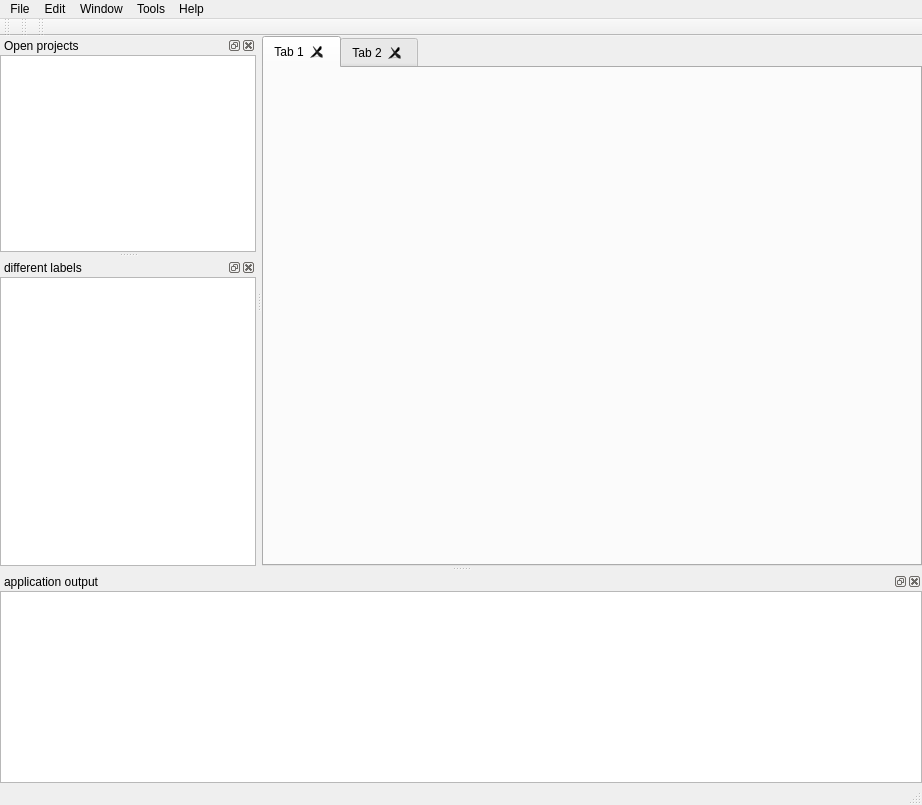
<?xml version="1.0" encoding="UTF-8"?>
<ui version="4.0">
 <class>MDImain</class>
 <widget class="QMainWindow" name="MDImain">
  <property name="geometry">
   <rect>
    <x>0</x>
    <y>0</y>
    <width>922</width>
    <height>805</height>
   </rect>
  </property>
  <property name="sizePolicy">
   <sizepolicy hsizetype="Expanding" vsizetype="Expanding">
    <horstretch>0</horstretch>
    <verstretch>0</verstretch>
   </sizepolicy>
  </property>
  <property name="windowTitle">
   <string>HEXplorer</string>
  </property>
  <property name="windowIcon">
   <iconset resource="../icones.qrc">
    <normaloff>:/icones/space_shuttle.ico</normaloff>:/icones/space_shuttle.ico</iconset>
  </property>
  <property name="iconSize">
   <size>
    <width>50</width>
    <height>50</height>
   </size>
  </property>
  <widget class="QWidget" name="centralwidget">
   <layout class="QVBoxLayout" name="verticalLayout_2">
    <property name="leftMargin">
     <number>0</number>
    </property>
    <property name="topMargin">
     <number>0</number>
    </property>
    <property name="rightMargin">
     <number>0</number>
    </property>
    <property name="bottomMargin">
     <number>0</number>
    </property>
    <item>
     <widget class="CTabWidget" name="tabWidget">
      <property name="maximumSize">
       <size>
        <width>16777215</width>
        <height>16777215</height>
       </size>
      </property>
      <property name="acceptDrops">
       <bool>true</bool>
      </property>
      <property name="currentIndex">
       <number>0</number>
      </property>
      <property name="tabsClosable">
       <bool>true</bool>
      </property>
      <property name="movable">
       <bool>true</bool>
      </property>
      <property name="tabBarAutoHide">
       <bool>false</bool>
      </property>
      <widget class="QWidget" name="tab">
       <attribute name="title">
        <string>Tab 1</string>
       </attribute>
      </widget>
      <widget class="QWidget" name="tab_2">
       <attribute name="title">
        <string>Tab 2</string>
       </attribute>
      </widget>
     </widget>
    </item>
   </layout>
  </widget>
  <widget class="QMenuBar" name="menubar">
   <property name="geometry">
    <rect>
     <x>0</x>
     <y>0</y>
     <width>922</width>
     <height>17</height>
    </rect>
   </property>
   <property name="defaultUp">
    <bool>false</bool>
   </property>
   <widget class="QMenu" name="menuFile">
    <property name="title">
     <string>File</string>
    </property>
    <widget class="QMenu" name="menuRecent_Files">
     <property name="title">
      <string>Recent projects</string>
     </property>
    </widget>
    <addaction name="actionOpen_Working_Directory"/>
    <addaction name="actionClose_Working_Directory"/>
    <addaction name="separator"/>
    <addaction name="actionNewA2lProject"/>
    <addaction name="menuRecent_Files"/>
    <addaction name="separator"/>
    <addaction name="actionLoad_DB"/>
    <addaction name="separator"/>
    <addaction name="actionCheck_for_updates"/>
    <addaction name="separator"/>
    <addaction name="actiondark_theme"/>
    <addaction name="actionback_to_the_white_side_of_the_moon"/>
    <addaction name="separator"/>
    <addaction name="actionExit"/>
   </widget>
   <widget class="QMenu" name="menuHelp">
    <property name="title">
     <string>Help</string>
    </property>
    <addaction name="actionAbout"/>
   </widget>
   <widget class="QMenu" name="menuWindow">
    <property name="title">
     <string>Window</string>
    </property>
    <addaction name="separator"/>
   </widget>
   <widget class="QMenu" name="menuEdit">
    <property name="title">
     <string>Edit</string>
    </property>
    <addaction name="actionSettings"/>
   </widget>
   <widget class="QMenu" name="menuTools">
    <property name="title">
     <string>Tools</string>
    </property>
    <addaction name="actionCompare_dataset"/>
   </widget>
   <addaction name="menuFile"/>
   <addaction name="menuEdit"/>
   <addaction name="menuWindow"/>
   <addaction name="menuTools"/>
   <addaction name="menuHelp"/>
  </widget>
  <widget class="QDockWidget" name="outputListWidget">
   <property name="sizePolicy">
    <sizepolicy hsizetype="Preferred" vsizetype="Expanding">
     <horstretch>0</horstretch>
     <verstretch>0</verstretch>
    </sizepolicy>
   </property>
   <property name="minimumSize">
    <size>
     <width>922</width>
     <height>150</height>
    </size>
   </property>
   <property name="maximumSize">
    <size>
     <width>524287</width>
     <height>500</height>
    </size>
   </property>
   <property name="styleSheet">
    <string notr="true"/>
   </property>
   <property name="allowedAreas">
    <set>Qt::BottomDockWidgetArea</set>
   </property>
   <property name="windowTitle">
    <string>application output</string>
   </property>
   <attribute name="dockWidgetArea">
    <number>8</number>
   </attribute>
   <widget class="QWidget" name="dockWidgetContents_7">
    <layout class="QVBoxLayout" name="verticalLayout">
     <property name="leftMargin">
      <number>0</number>
     </property>
     <property name="topMargin">
      <number>0</number>
     </property>
     <property name="rightMargin">
      <number>0</number>
     </property>
     <property name="bottomMargin">
      <number>0</number>
     </property>
     <item>
      <widget class="QListWidget" name="listWidget">
       <property name="sizePolicy">
        <sizepolicy hsizetype="Expanding" vsizetype="Expanding">
         <horstretch>0</horstretch>
         <verstretch>0</verstretch>
        </sizepolicy>
       </property>
       <property name="minimumSize">
        <size>
         <width>0</width>
         <height>0</height>
        </size>
       </property>
       <property name="maximumSize">
        <size>
         <width>16777215</width>
         <height>480</height>
        </size>
       </property>
      </widget>
     </item>
    </layout>
   </widget>
  </widget>
  <widget class="QDockWidget" name="projectTreeView">
   <property name="sizePolicy">
    <sizepolicy hsizetype="Preferred" vsizetype="Preferred">
     <horstretch>0</horstretch>
     <verstretch>0</verstretch>
    </sizepolicy>
   </property>
   <property name="baseSize">
    <size>
     <width>0</width>
     <height>0</height>
    </size>
   </property>
   <property name="windowTitle">
    <string>Open projects</string>
   </property>
   <attribute name="dockWidgetArea">
    <number>1</number>
   </attribute>
   <widget class="QWidget" name="dockWidgetContents_3">
    <property name="minimumSize">
     <size>
      <width>150</width>
      <height>0</height>
     </size>
    </property>
    <layout class="QVBoxLayout" name="verticalLayout_4">
     <property name="spacing">
      <number>2</number>
     </property>
     <property name="leftMargin">
      <number>0</number>
     </property>
     <property name="topMargin">
      <number>0</number>
     </property>
     <property name="rightMargin">
      <number>0</number>
     </property>
     <property name="bottomMargin">
      <number>0</number>
     </property>
     <item>
      <widget class="QTreeView" name="treeView">
       <property name="editTriggers">
        <set>QAbstractItemView::NoEditTriggers</set>
       </property>
       <property name="tabKeyNavigation">
        <bool>true</bool>
       </property>
       <property name="dragEnabled">
        <bool>false</bool>
       </property>
       <property name="dragDropMode">
        <enum>QAbstractItemView::NoDragDrop</enum>
       </property>
       <property name="sortingEnabled">
        <bool>false</bool>
       </property>
       <property name="animated">
        <bool>false</bool>
       </property>
      </widget>
     </item>
    </layout>
   </widget>
  </widget>
  <widget class="QDockWidget" name="Differentlabels_Dock">
   <property name="enabled">
    <bool>true</bool>
   </property>
   <property name="sizePolicy">
    <sizepolicy hsizetype="Preferred" vsizetype="Minimum">
     <horstretch>0</horstretch>
     <verstretch>0</verstretch>
    </sizepolicy>
   </property>
   <property name="minimumSize">
    <size>
     <width>150</width>
     <height>300</height>
    </size>
   </property>
   <property name="windowTitle">
    <string>different labels</string>
   </property>
   <attribute name="dockWidgetArea">
    <number>1</number>
   </attribute>
   <widget class="QWidget" name="dockWidgetContents">
    <property name="sizePolicy">
     <sizepolicy hsizetype="Preferred" vsizetype="Preferred">
      <horstretch>0</horstretch>
      <verstretch>0</verstretch>
     </sizepolicy>
    </property>
    <layout class="QVBoxLayout" name="verticalLayout_5">
     <property name="leftMargin">
      <number>0</number>
     </property>
     <property name="topMargin">
      <number>0</number>
     </property>
     <property name="rightMargin">
      <number>0</number>
     </property>
     <property name="bottomMargin">
      <number>0</number>
     </property>
     <item>
      <layout class="QVBoxLayout" name="verticalLayout_3">
       <item>
        <widget class="QTreeView" name="treeView_2"/>
       </item>
      </layout>
     </item>
    </layout>
   </widget>
  </widget>
  <widget class="QToolBar" name="toolBar_a2l">
   <property name="windowTitle">
    <string>A2L toolbar</string>
   </property>
   <property name="iconSize">
    <size>
     <width>25</width>
     <height>25</height>
    </size>
   </property>
   <attribute name="toolBarArea">
    <enum>TopToolBarArea</enum>
   </attribute>
   <attribute name="toolBarBreak">
    <bool>false</bool>
   </attribute>
  </widget>
  <widget class="QToolBar" name="toolBar_data">
   <property name="windowTitle">
    <string>HEX toolbar</string>
   </property>
   <property name="iconSize">
    <size>
     <width>25</width>
     <height>25</height>
    </size>
   </property>
   <attribute name="toolBarArea">
    <enum>TopToolBarArea</enum>
   </attribute>
   <attribute name="toolBarBreak">
    <bool>false</bool>
   </attribute>
  </widget>
  <widget class="QStatusBar" name="statusBar"/>
  <widget class="QToolBar" name="toolBar_WD">
   <property name="windowTitle">
    <string>toolBar</string>
   </property>
   <property name="iconSize">
    <size>
     <width>25</width>
     <height>25</height>
    </size>
   </property>
   <attribute name="toolBarArea">
    <enum>TopToolBarArea</enum>
   </attribute>
   <attribute name="toolBarBreak">
    <bool>false</bool>
   </attribute>
  </widget>
  <action name="actionExit">
   <property name="icon">
    <iconset resource="../icones.qrc">
     <normaloff>:/icones/exit2.png</normaloff>:/icones/exit2.png</iconset>
   </property>
   <property name="text">
    <string>exit</string>
   </property>
  </action>
  <action name="actionNewA2lProject">
   <property name="icon">
    <iconset resource="../icones.qrc">
     <normaloff>:/icones/milky_cartable.png</normaloff>:/icones/milky_cartable.png</iconset>
   </property>
   <property name="text">
    <string>open project (A2L)</string>
   </property>
  </action>
  <action name="actionFind">
   <property name="icon">
    <iconset resource="../icones.qrc">
     <normaloff>:/icones/milky_find.png</normaloff>:/icones/milky_find.png</iconset>
   </property>
   <property name="text">
    <string>Find</string>
   </property>
   <property name="shortcut">
    <string>Ctrl+F</string>
   </property>
  </action>
  <action name="actionGenerateHexFile">
   <property name="icon">
    <iconset resource="../icones.qrc">
     <normaloff>:/icones/milky_save.png</normaloff>:/icones/milky_save.png</iconset>
   </property>
   <property name="text">
    <string>save Hex</string>
   </property>
   <property name="toolTip">
    <string>Save hex</string>
   </property>
  </action>
  <action name="actionCompareHex">
   <property name="icon">
    <iconset resource="../icones.qrc">
     <normaloff>:/icones/milky_stereoAvanceRapide.png</normaloff>:/icones/milky_stereoAvanceRapide.png</iconset>
   </property>
   <property name="text">
    <string>compare</string>
   </property>
   <property name="toolTip">
    <string>Compare</string>
   </property>
  </action>
  <action name="actionAbout">
   <property name="icon">
    <iconset resource="../icones.qrc">
     <normaloff>:/icones/milky_info.png</normaloff>:/icones/milky_info.png</iconset>
   </property>
   <property name="text">
    <string>About</string>
   </property>
  </action>
  <action name="actionCreate_database">
   <property name="icon">
    <iconset>
     <normaloff>:/icones/RootIcon.ico</normaloff>:/icones/RootIcon.ico</iconset>
   </property>
   <property name="text">
    <string>Open session</string>
   </property>
  </action>
  <action name="actionCompare_dataset">
   <property name="icon">
    <iconset resource="../icones.qrc">
     <normaloff>:/icones/milky_loopHex.png</normaloff>:/icones/milky_loopHex.png</iconset>
   </property>
   <property name="text">
    <string>quicklook</string>
   </property>
   <property name="toolTip">
    <string>Quicklook</string>
   </property>
  </action>
  <action name="actionChooseLabels">
   <property name="icon">
    <iconset>
     <normaloff>:/icones/find.png</normaloff>:/icones/find.png</iconset>
   </property>
   <property name="text">
    <string>ChooseLabels</string>
   </property>
   <property name="toolTip">
    <string>Choose labels</string>
   </property>
  </action>
  <action name="actionSave_session">
   <property name="icon">
    <iconset>
     <normaloff>:/icones/RootIcon.ico</normaloff>:/icones/RootIcon.ico</iconset>
   </property>
   <property name="text">
    <string>save session</string>
   </property>
   <property name="toolTip">
    <string>Save session</string>
   </property>
  </action>
  <action name="actionCheck_for_updates">
   <property name="enabled">
    <bool>true</bool>
   </property>
   <property name="icon">
    <iconset resource="../icones.qrc">
     <normaloff>:/icones/update.png</normaloff>:/icones/update.png</iconset>
   </property>
   <property name="text">
    <string>Check for updates</string>
   </property>
  </action>
  <action name="actionSettings">
   <property name="icon">
    <iconset resource="../icones.qrc">
     <normaloff>:/icones/milky_outils.png</normaloff>:/icones/milky_outils.png</iconset>
   </property>
   <property name="text">
    <string>Settings</string>
   </property>
  </action>
  <action name="actionLoad_DB">
   <property name="enabled">
    <bool>false</bool>
   </property>
   <property name="icon">
    <iconset resource="../icones.qrc">
     <normaloff>:/icones/milky_exportBaril.png</normaloff>:/icones/milky_exportBaril.png</iconset>
   </property>
   <property name="text">
    <string>Open database</string>
   </property>
  </action>
  <action name="actionOpen_script">
   <property name="icon">
    <iconset resource="../icones.qrc">
     <normaloff>:/icones/binary.png</normaloff>:/icones/binary.png</iconset>
   </property>
   <property name="text">
    <string>open script</string>
   </property>
   <property name="toolTip">
    <string>Open script</string>
   </property>
  </action>
  <action name="actionEdit_database">
   <property name="icon">
    <iconset resource="../icones.qrc">
     <normaloff>:/icones/milky_editText.png</normaloff>:/icones/milky_editText.png</iconset>
   </property>
   <property name="text">
    <string>Edit database</string>
   </property>
  </action>
  <action name="actionOpen_Working_Directory">
   <property name="icon">
    <iconset resource="../icones.qrc">
     <normaloff>:/icones/milky_classeur.png</normaloff>:/icones/milky_classeur.png</iconset>
   </property>
   <property name="text">
    <string>Open Working Directory</string>
   </property>
  </action>
  <action name="actionClose_Working_Directory">
   <property name="icon">
    <iconset resource="../icones.qrc">
     <normaloff>:/icones/milky_ciseau.png</normaloff>:/icones/milky_ciseau.png</iconset>
   </property>
   <property name="text">
    <string>Close Working Directory</string>
   </property>
  </action>
  <action name="actionRename_file">
   <property name="icon">
    <iconset resource="../icones.qrc">
     <normaloff>:/icones/milky_pinceau.png</normaloff>:/icones/milky_pinceau.png</iconset>
   </property>
   <property name="text">
    <string>Rename file</string>
   </property>
   <property name="shortcut">
    <string>Ctrl+R</string>
   </property>
   <property name="visible">
    <bool>true</bool>
   </property>
   <property name="iconVisibleInMenu">
    <bool>true</bool>
   </property>
  </action>
  <action name="actionUpdateWorkingDirectory">
   <property name="enabled">
    <bool>false</bool>
   </property>
   <property name="icon">
    <iconset resource="../icones.qrc">
     <normaloff>:/icones/milky_resetAll.png</normaloff>:/icones/milky_resetAll.png</iconset>
   </property>
   <property name="text">
    <string>UpdateWorkingDirectory</string>
   </property>
   <property name="toolTip">
    <string>Reload working directory</string>
   </property>
   <property name="shortcut">
    <string>F5</string>
   </property>
  </action>
  <action name="actiondark_theme">
   <property name="text">
    <string>dark theme</string>
   </property>
  </action>
  <action name="actionback_to_the_white_side_of_the_moon">
   <property name="text">
    <string>back to the white side of the moon</string>
   </property>
  </action>
 </widget>
 <customwidgets>
  <customwidget>
   <class>CTabWidget</class>
   <extends>QTabWidget</extends>
   <header location="global">ctabwidget.h</header>
   <container>1</container>
  </customwidget>
 </customwidgets>
 <tabstops>
  <tabstop>listWidget</tabstop>
  <tabstop>treeView</tabstop>
  <tabstop>treeView_2</tabstop>
 </tabstops>
 <resources>
  <include location="../icones.qrc"/>
 </resources>
 <connections/>
</ui>
